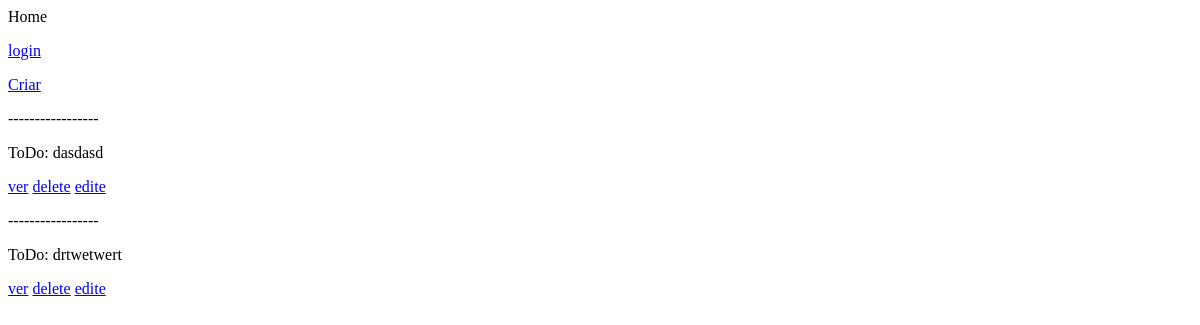
/home/, run on an earlier commit of the app's database.
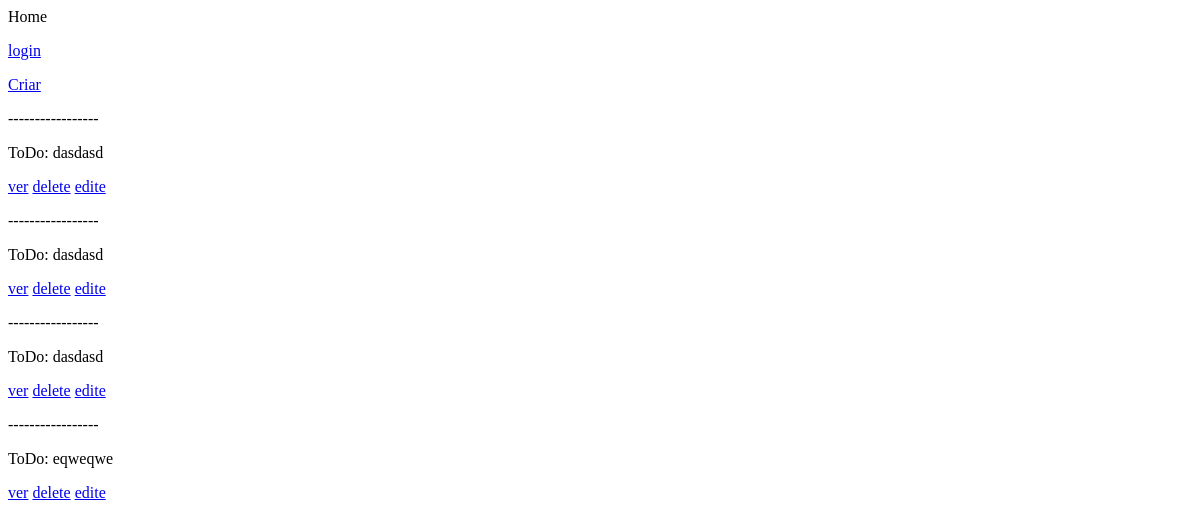
And on a later commit of the database.
### base/models.py (models this page shows)
class ToDo(models.Model):
    user = models.ForeignKey(User, on_delete=models.CASCADE, null=True, blank=True)
    title = models.CharField(max_length=200)
    subscripton = models.TextField(null=True, blank=True)

### base/views.py (the view)
# urls.py: path('home/', home, name='home'),
def home(request, *args, **kwargs):
    querySet = ToDo.objects.all()
    context = {
        "to_dos": querySet
    }
    return render(request, 'base/home.html', context)

### base/templates/base/home.html
<p>Home</p>
{% if user.is_authenticated %}
<p>User: {{request.user}}</p>
<p></p><a href="{% url 'logout' %}">logout</a></p>
{% else %}
<p><a href="{% url 'login' %}">login</a></p>
{% endif %}
<p><a href="{% url 'create' %}">Criar</a></p>
{% for to_do in to_dos %}
<p>-----------------</p>
<p>ToDo: {{ to_do.title }}</p>
<a href="{% url 'read' to_do.id %}">ver</a>
<a href="{% url 'delete' to_do.id %}">delete</a>
<a href="{% url 'update' to_do.id %}">edite</a>
{% endfor %}

What changed in the data, as far as the page shows it:
removed ToDo: title "drtwetwert"
added ToDo: title "dasdasd"
added ToDo: title "dasdasd"
added ToDo: title "eqweqwe"
